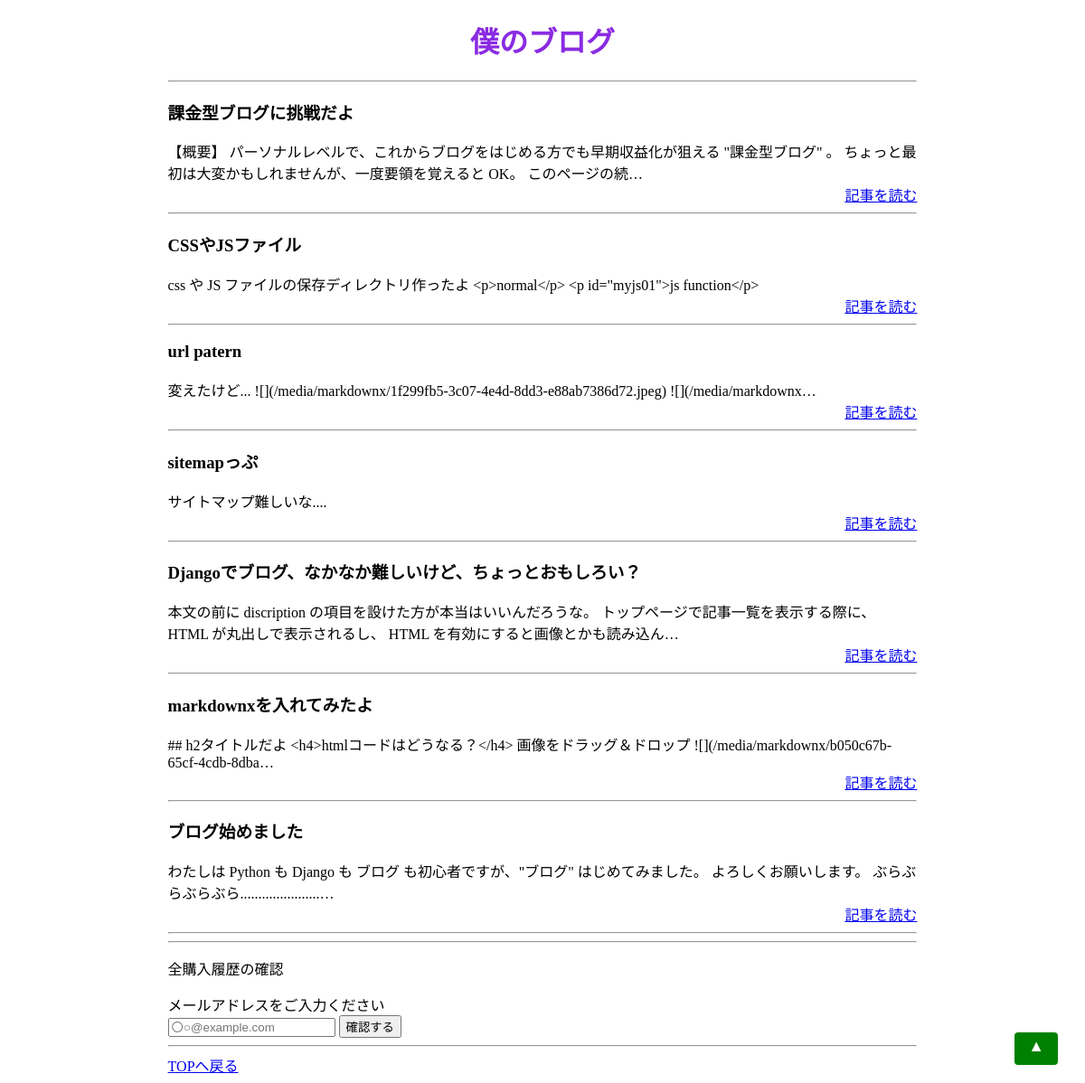
The app's page /, older data.
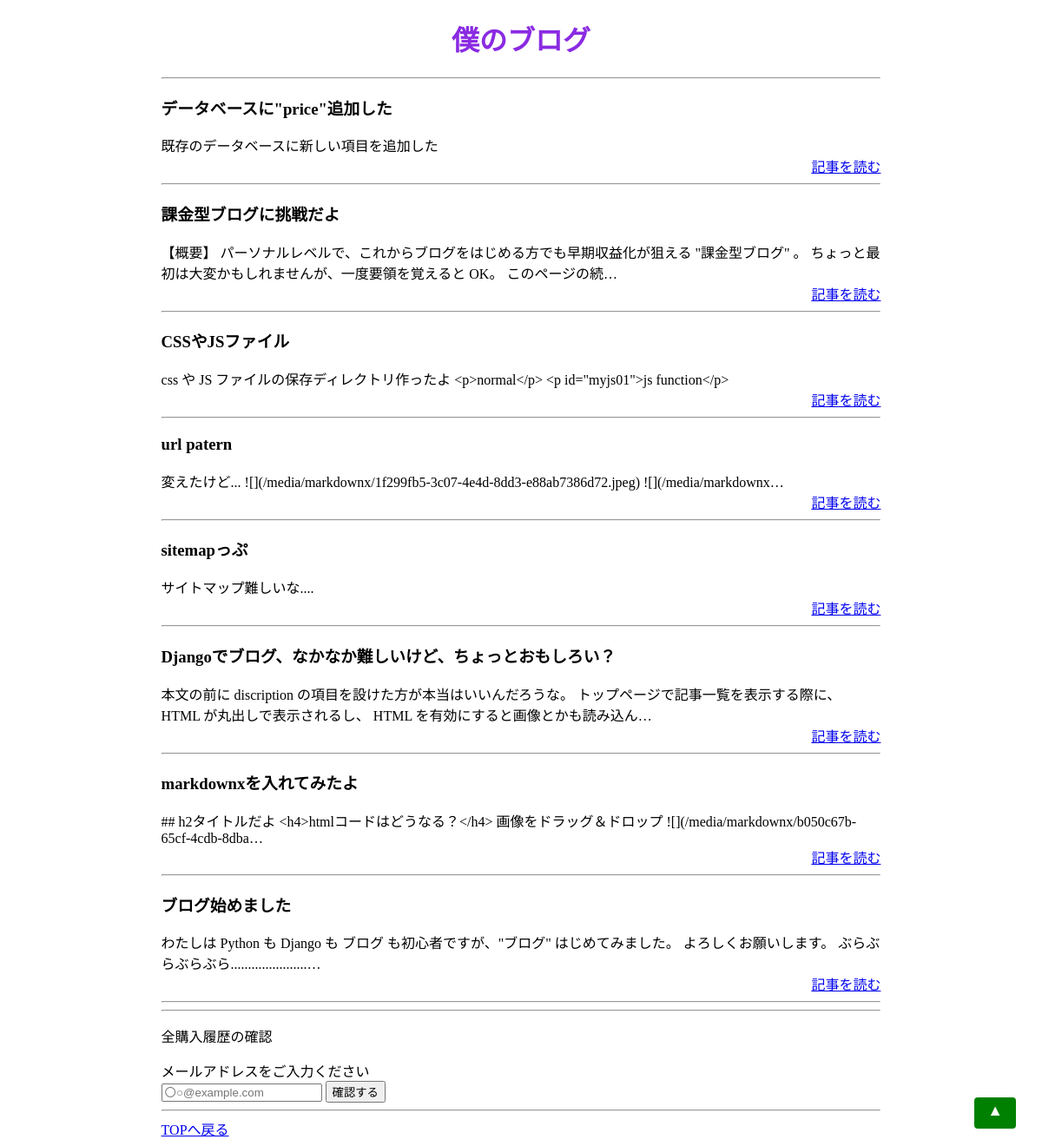
The same page, newer data.
### blog/models.py (models this page shows, shortened)
class Post(models.Model):
    title = models.CharField(max_length=100)
    slug = models.SlugField()
    text = MarkdownxField()
    price = models.IntegerField(null=True)
    created_datetime = models.DateTimeField(auto_now_add=True)
    updated_datetime = models.DateTimeField(auto_now=True)

### blog/views.py (the view)
# urls.py: path('', views.index, name='index'),
def index(request):
    posts = Post.objects.order_by('-created_datetime')
    return render(request, 'blog/index.html',{'posts':posts})

### blog/templates/blog/index.html (shortened to what this page needs)
{% extends 'blog/base.html' %}
{% block content %}
    <h1 style="text-align: center;">僕のブログ</h1>
        <hr />
        {% for post in posts %}
        <div>
            <h3>{{ post.title }}</h3>
            <div>{{ post.text | truncatechars:100 }}</div>
            <div style="text-align: right;">
                <a href="{% url 'post:fee_detail' slug=post.slug %}">記事を読む</a>
            </div>
        </div>
        <hr />
        {% endfor %}
        <hr>
        <p>全購入履歴の確認</p>
        <form action="{% url 'post:check_history' %}" method="post">
            <label for="check_history_mail">
                メールアドレスをご入力ください
            </label><br>
            <input id="email" name="check_history_mail"  type="email" placeholder="〇○@example.com"  required>
            <button type="submit">確認する</button>
        </form>
        <hr>
{% endblock %}

### blog/templates/blog/base.html (shortened to what this page needs)
{% load static %}
<!DOCTYPE html>
<html>
<head>
  <link rel="stylesheet" href="{% static 'css/blog.css' %}">
</head>
<body>
<div style="width: 70%;margin: 0px auto;">
{% block content %}
{% endblock %}
<button onclick="topFunction()" id="myBtn" title="Go to top">▲</button>
<a href="{% url 'post:index' %}">TOPへ戻る</a>
</div>
</body>
</html>

### blog/static/css/blog.css (style rules this page uses)
h1 { color: blueviolet; }
#myBtn { position: fixed; bottom: 20px; right: 30px; z-index: 99; font-size: 18px; border: none; outline: none; background-color: green; color: white; cursor: pointer; border-radius: 4px; display: block; padding-top: 5px; padding-bottom: 10px; padding-left: 15px; padding-right: 15px; }

Row changes from the older to the newer data that the page shows:
added Post: title "データベースに\"price\"追加した", text "既存のデータベースに新しい項目を追加した"
